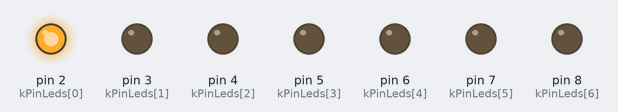
The sketch below on a simulated Arduino Uno, built with avr-gcc and run on an emulated ATmega328P. On the bench: output pins drawn as LEDs (lit = HIGH).

Above: at 0.2 s.
At 1.2 s:
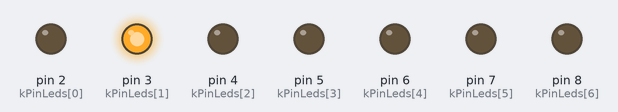
At 2.2 s:
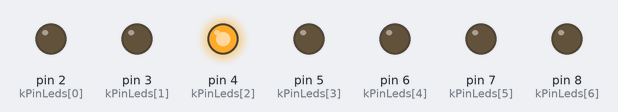
At 5.2 s:
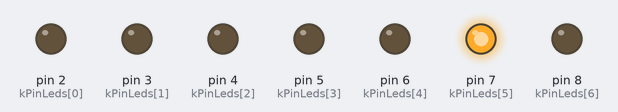
At 9.2 s:
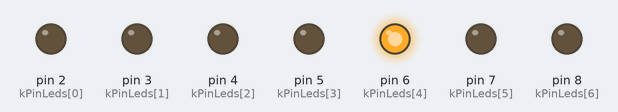
At 17.7 s:
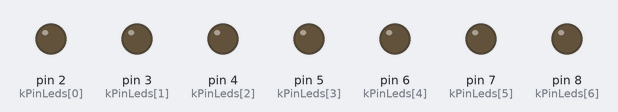
Timing chart, 0 to 18.2 s (numbered marks = the images above):
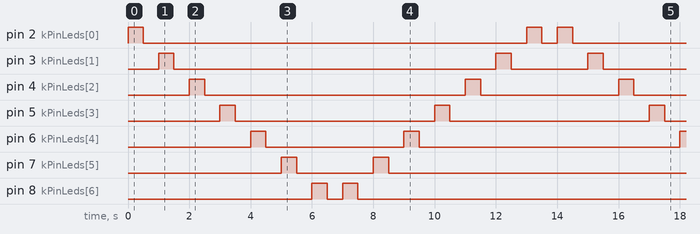

The sketch:

2_3_sketch.ino
```cpp
const int k_numLEDs = 7;
const int kPinLeds[k_numLEDs] = {2, 3, 4, 5, 6, 7, 8};

void setup() {
  for (int i = 0; i < k_numLEDs; i++) {
    pinMode(kPinLeds[i], OUTPUT);
  }
}

void loop() {
  for (int i = 0; i < 2 * k_numLEDs; i++) {
    int id = (i < k_numLEDs ? i : 2 * k_numLEDs - i - 1);
    digitalWrite(kPinLeds[id], HIGH);
    delay(500);
    digitalWrite(kPinLeds[id], LOW);
    delay(500);
  }
}
```

Measured:
- by itself, pin 2 (kPinLeds[0]): repeats every 14.0 s: LOW 12.5 s, HIGH 0.50 s, LOW 0.50 s, HIGH 0.50 s
- by itself, pin 3 (kPinLeds[1]): repeats every 14.0 s: LOW 10.5 s, HIGH 0.50 s, LOW 2.5 s, HIGH 0.50 s
- by itself, pin 4 (kPinLeds[2]): repeats every 14.0 s: LOW 8.5 s, HIGH 0.50 s, LOW 4.5 s, HIGH 0.50 s
- by itself, pin 5 (kPinLeds[3]): alternates HIGH for 0.50 s and LOW for 6.5 s
- by itself, pin 6 (kPinLeds[4]): repeats every 14.0 s: LOW 4.5 s, HIGH 0.50 s, LOW 8.5 s, HIGH 0.50 s
- by itself, pin 7 (kPinLeds[5]): repeats every 14.0 s: LOW 2.5 s, HIGH 0.50 s, LOW 10.5 s, HIGH 0.50 s
- by itself, pin 8 (kPinLeds[6]): repeats every 14.0 s: LOW 0.50 s, HIGH 0.50 s, LOW 12.5 s, HIGH 0.50 s
